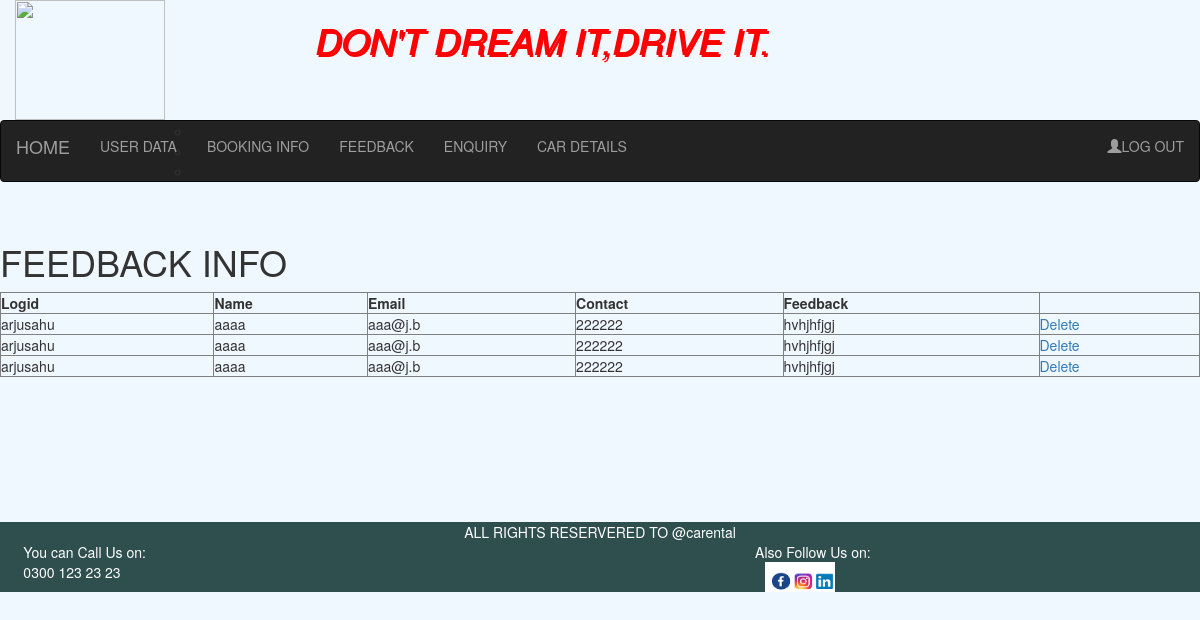
/adminfeedback.php, run on the app's committed database.
### tables this page shows
CREATE TABLE IF NOT EXISTS `feedback` (
  `logid` varchar(20) DEFAULT NULL,
  `name` varchar(20) DEFAULT NULL,
  `email` varchar(20) DEFAULT NULL,
  `number` bigint(30) DEFAULT NULL,
  `msg` varchar(200) DEFAULT NULL
);

### adminfeedback.php (the view, shortened to what this page needs)
<!DOCTYPE html>
<html>
    <head>
        <link href="http://maxcdn.bootstrapcdn.com/bootstrap/3.4.0/css/bootstrap.min.css" rel="stylesheet" type="text/css"/>
    </head>
    <body style="background-color: aliceblue">
        <div class="container-fluid">
        <?php
        include ("adminheader.php");
        ?>
        <div class="row">
            <div class="col-sm-12" style="height:300px">
                <h1>FEEDBACK INFO</h1>
                <?php
                 $link=mysqli_connect(HOST,USERNAME,PASSWORD,DBNAME);
                 $result=mysqli_query($link,"select * from feedback");
                 if(mysqli_affected_rows($link)>0)
                 {
                 echo "<table border='1'width='100%'>";
                 echo"<tr><h4><th>Logid</th><th>Name</th><th>Email</th><th>Contact</th><th>Feedback</th><th></th></tr>";
                 while($row=mysqli_fetch_array($result))
                 {
                  echo "<tr>";
                  echo "<td>$row[0]</td>";
                  echo "<td>$row[1]</td>";
                  echo "<td>$row[2]</td>";
                  echo "<td>$row[3]</td>";
                  echo "<td>$row[4]</td>";
                  echo "<td><a href='feedbackdelete.php?id=$row[2]'>Delete</a></td>";
                  echo "</tr>";
                 }
                 echo"</table>";
                 }
                 else
                 {
                  echo "<h4>no record found</h4>";
              }
                ?>
            </div>
        </div>
        <?php
        include ("footer.php");
        ?>
    </body>
</html>

### data on the page
feedback: logid "arjusahu", name "aaaa", email "aaa@j.b", number "222222", msg "hvhjhfjgj"
feedback: logid "arjusahu", name "aaaa", email "aaa@j.b", number "222222", msg "hvhjhfjgj"
feedback: logid "arjusahu", name "aaaa", email "aaa@j.b", number "222222", msg "hvhjhfjgj"
